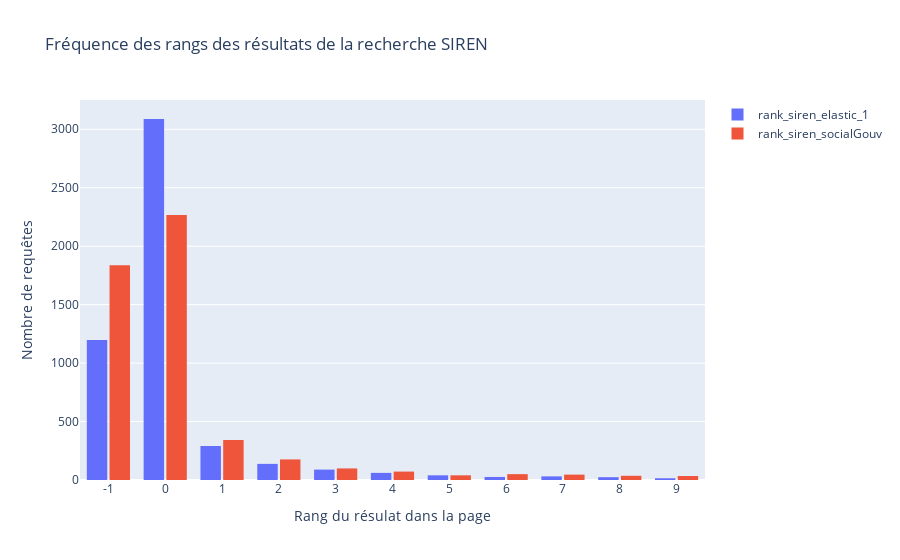

Notebook source saved alongside this figure:
### Code cell
fig = go.Figure()
rank_dict = {}
for rank in rank_siren_columns:
    df_test[rank] = df_test[rank].astype("int32")
    rank_dict[rank] = df_test.sort_values(by=[rank])[rank]
    fig.add_trace(
        go.Histogram(
            histfunc="count",
            x=rank_dict[rank],
            name=rank,
        )
    )
fig.update_layout(
    title_text="Fréquence des rangs des résultats de la recherche SIREN",  # title of plot
    xaxis_title_text="Rang du résulat dans la page",  # xaxis label
    yaxis_title_text="Nombre de requêtes",  # yaxis label
    bargap=0.2,  # gap between bars of adjacent location coordinates
    bargroupgap=0.1,  # gap between bars of the same location coordinates
)
fig.update_xaxes(type="category")
fig.show()
# fig.write_image(f"./output/plots/rank_{SEARCH_VERSION}.png")
plotly.offline.plot(fig, filename=f"./output/plots/rank_siret_{SEARCH_VERSION}.html")

### Figure 1 — Plotly figure (JSON) as saved in the notebook; plotly's stock layout.template omitted (floating-point values rounded to 4 significant figures; data arrays with more than 128 entries replaced by an {"elided": "..."} marker saying what was removed)
{"data": [{"histfunc": "count", "name": "rank_siren_elastic_1", "type": "histogram", "x": {"elided": "5000 int values"}}, {"histfunc": "count", "name": "rank_siren_socialGouv", "type": "histogram", "x": {"elided": "5000 int values"}}], "layout": {"autosize": true, "bargap": 0.2, "bargroupgap": 0.1, "title": {"text": "Fréquence des rangs des résultats de la recherche SIREN"}, "xaxis": {"autorange": true, "range": [-0.5, 10.5], "title": {"text": "Rang du résulat dans la page"}, "type": "category"}, "yaxis": {"autorange": true, "range": [0, 3251.0], "title": {"text": "Nombre de requêtes"}}}}
